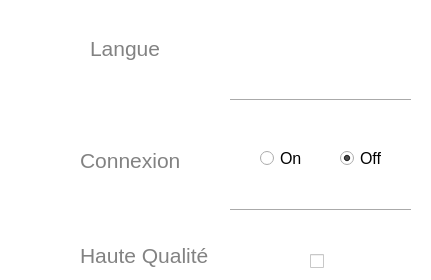
      <widget class="QWidget" name="Tab_Parametre">
       <property name="styleSheet">
        <string notr="true">background-color: rgb(255, 255, 255);</string>
       </property>
       <widget class="QLabel" name="Param_Icon">
        <property name="geometry">
         <rect>
          <x>20</x>
          <y>10</y>
          <width>51</width>
          <height>51</height>
         </rect>
        </property>
        <property name="text">
         <string/>
        </property>
        <property name="pixmap">
         <pixmap resource="ressource.qrc">:/icon/Sprite/settings.png</pixmap>
        </property>
        <property name="scaledContents">
         <bool>true</bool>
        </property>
       </widget>
       <widget class="QPushButton" name="Param_Eng">
        <property name="geometry">
         <rect>
          <x>240</x>
          <y>20</y>
          <width>41</width>
          <height>51</height>
         </rect>
        </property>
        <property name="styleSheet">
         <string notr="true">background-color: transparent;
border : none ;</string>
        </property>
        <property name="text">
         <string/>
        </property>
        <property name="icon">
         <iconset resource="ressource.qrc">
          <normaloff>:/icon/Sprite/Drapeau-anglais.png</normaloff>:/icon/Sprite/Drapeau-anglais.png</iconset>
        </property>
        <property name="iconSize">
         <size>
          <width>40</width>
          <height>40</height>
         </size>
        </property>
       </widget>
       <widget class="QPushButton" name="Param_Esp">
        <property name="geometry">
         <rect>
          <x>360</x>
          <y>20</y>
          <width>41</width>
          <height>51</height>
         </rect>
        </property>
        <property name="styleSheet">
         <string notr="true">background-color: transparent;
border : none ;</string>
        </property>
        <property name="text">
         <string/>
        </property>
        <property name="icon">
         <iconset resource="ressource.qrc">
          <normaloff>:/icon/Sprite/espagnole.png</normaloff>:/icon/Sprite/espagnole.png</iconset>
        </property>
        <property name="iconSize">
         <size>
          <width>40</width>
          <height>40</height>
         </size>
        </property>
       </widget>
       <widget class="QPushButton" name="Param_Fr">
        <property name="geometry">
         <rect>
          <x>300</x>
          <y>20</y>
          <width>41</width>
          <height>51</height>
         </rect>
        </property>
        <property name="styleSheet">
         <string notr="true">background-color: transparent;
border : none ;</string>
        </property>
        <property name="text">
         <string/>
        </property>
        <property name="icon">
         <iconset resource="ressource.qrc">
          <normaloff>:/icon/Sprite/drapeau-francais.png</normaloff>:/icon/Sprite/drapeau-francais.png</iconset>
        </property>
        <property name="iconSize">
         <size>
          <width>45</width>
          <height>45</height>
         </size>
        </property>
       </widget>
       <widget class="QLabel" name="Param_Serveur">
        <property name="geometry">
         <rect>
          <x>80</x>
          <y>150</y>
          <width>151</width>
          <height>21</height>
         </rect>
        </property>
        <property name="font">
         <font>
          <pointsize>16</pointsize>
         </font>
        </property>
        <property name="styleSheet">
         <string notr="true">color: rgb(130, 130, 130);
qproperty-alignment : AlignRight;</string>
        </property>
        <property name="text">
         <string>Connexion</string>
        </property>
       </widget>
       <widget class="QLabel" name="Param_Langue">
        <property name="geometry">
         <rect>
          <x>90</x>
          <y>33</y>
          <width>131</width>
          <height>31</height>
         </rect>
        </property>
        <property name="font">
         <font>
          <pointsize>16</pointsize>
         </font>
        </property>
        <property name="styleSheet">
         <string notr="true">color: rgb(130, 130, 130);
qproperty-alignment : AlignRight;</string>
        </property>
        <property name="text">
         <string>Langue</string>
        </property>
       </widget>
       <widget class="Line" name="line1">
        <property name="geometry">
         <rect>
          <x>230</x>
          <y>90</y>
          <width>181</width>
          <height>20</height>
         </rect>
        </property>
        <property name="orientation">
         <enum>Qt::Horizontal</enum>
        </property>
       </widget>
       <widget class="QLabel" name="Param_other">
        <property name="geometry">
         <rect>
          <x>80</x>
          <y>240</y>
          <width>151</width>
          <height>31</height>
         </rect>
        </property>
        <property name="font">
         <font>
          <pointsize>16</pointsize>
         </font>
        </property>
        <property name="styleSheet">
         <string notr="true">color: rgb(130, 130, 130);
qproperty-alignment : AlignRight;</string>
        </property>
        <property name="text">
         <string>Haute Qualité</string>
        </property>
       </widget>
       <widget class="Line" name="line2">
        <property name="geometry">
         <rect>
          <x>230</x>
          <y>200</y>
          <width>181</width>
          <height>20</height>
         </rect>
        </property>
        <property name="orientation">
         <enum>Qt::Horizontal</enum>
        </property>
       </widget>
       <widget class="QRadioButton" name="Param_On">
        <property name="geometry">
         <rect>
          <x>260</x>
          <y>150</y>
          <width>82</width>
          <height>17</height>
         </rect>
        </property>
        <property name="font">
         <font>
          <pointsize>12</pointsize>
         </font>
        </property>
        <property name="text">
         <string>On</string>
        </property>
        <property name="checked">
         <bool>false</bool>
        </property>
       </widget>
       <widget class="QRadioButton" name="Param_Off">
        <property name="geometry">
         <rect>
          <x>340</x>
          <y>150</y>
          <width>82</width>
          <height>17</height>
         </rect>
        </property>
        <property name="font">
         <font>
          <pointsize>12</pointsize>
         </font>
        </property>
        <property name="text">
         <string>Off</string>
        </property>
        <property name="checked">
         <bool>true</bool>
        </property>
       </widget>
       <widget class="QCheckBox" name="Param_CheckHD">
        <property name="geometry">
         <rect>
          <x>310</x>
          <y>253</y>
          <width>21</width>
          <height>17</height>
         </rect>
        </property>
        <property name="text">
         <string/>
        </property>
       </widget>
      </widget>
